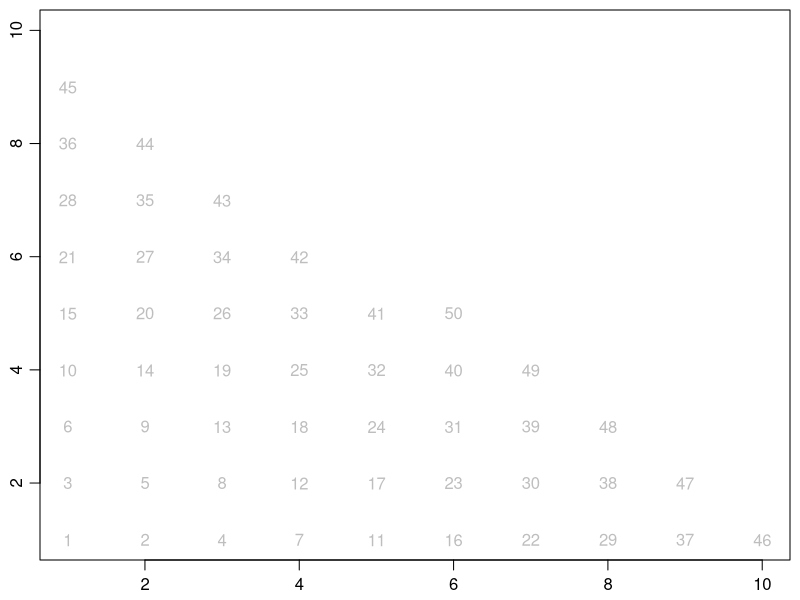

Generate this figure with R:

## ----fig.caption="Simulation", dpi=100-----------------------------------
m <- 50                                # number of particles
n <- 10                                # grid width
debug <- FALSE                         # set TRUE to trace steps
info <- function(...) if (debug) cat(...)
pch <- 20
cex <- 4 / log2(n)
type <- 't'
set.seed(1)
slump <- function(X, Z)
{
    info("slump(", X, ",", Z, ")\n", sep="")
    if (Z == 1)
        return(list(x=X, z=Z))
    ## Particles roll down-slope until they hit the bottom
    ## or a ledge with at least one particle to the right.
    XX <- X
    ZZ <- Z
    ## Small particles stop rolling if 2 points below
    while (0 == S[XX+1, ZZ-1]) { # move down and to right
        info("  XX:", XX, " ZZ:", ZZ, "\n")
        XX <- XX + 1
        ZZ <- which(0 == S[XX,])[1]
        if (ZZ == 1)
            break
        if (XX == n)
            break
    }
    return(list(x=XX, z=ZZ))
}

S <- matrix(0, nrow=n, ncol=n)         # "S" means "space"
par(mar=c(2, 2, 1/2, 1/2), mgp=c(2, 0.7, 0))
plot(1:n, 1:n, type='n', xlab="", ylab="")
xDrop <- 1 # location of drop; everything goes here or to right
for (i in 1:m) {                       # "p" means partcle
    while (is.na(zDrop <- which(0 == S[xDrop,])[1])) {
        xDrop <- xDrop + 1
        if (xDrop == n)
            break
    }
    if (is.na(zDrop))
        break
    info("particle:", i, " ")
    p <- slump(xDrop, zDrop)
    if (p$x < (n+1)) {
        S[p$x, p$z] <- 1
        if (type == 'p') {
            points(p$x, p$z, col='gray', pch=pch, cex=cex) 
        } else {
            text(p$x, p$z, i, col='gray') 
        }
    } else {
        str(p)
    }
}


